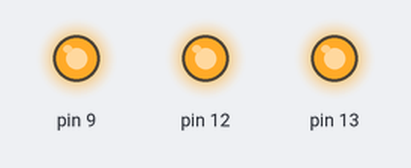
Simulated run of this sketch. Board: Arduino Uno, built with avr-gcc and run on an emulated ATmega328P. On the bench: output pins drawn as LEDs (lit = HIGH). What the sketch prints to the serial monitor is not drawn.

Above: at 0.1 s.
Timing chart, 0 to 1.6 s (numbered marks = the images above):
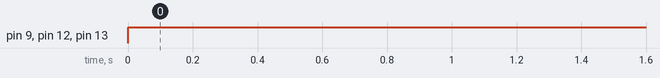

Measured:
- by itself, pin 9, pin 12, pin 13: LOW → HIGH at 0.00 s

The sketch:

exercicio_do_1_ao_41.ino
```cpp
/*
Nome do Arquivo:𝗘𝘀𝘁𝗿𝘂𝘁𝘂𝗿𝗮𝘀 𝗱𝗲 𝗗𝗲𝗰𝗶𝘀𝗮𝗼
Autor:CAH
Data:28/02/2025
Descricao:.....
*/
//**EXERCICIO 1***
int temperatura = 45;

void setup()
{
  Serial.begin(9600);
  pinMode(13, OUTPUT);
  pinMode(12, OUTPUT);
  pinMode(9, OUTPUT);


   //EXERCICIO 4
  int numero = 1;

  if(numero > 0){
    Serial.println("Positivo");
  }
   if(numero < 0){
    Serial.println("Negativo");
  }

}
void loop()
{
if ( temperatura > 30)
  {
   digitalWrite(13, HIGH);
}

  //EXERCICIO 2
  int bateria = 10;
  if (bateria < 20)
  {
    digitalWrite(12,HIGH);
  }

  //EXERCICIO 3
  int numere = 4;
  int resultado2 = numere%2;

  if(resultado2 == 0){
    digitalWrite(9,HIGH);
  }


}
```
